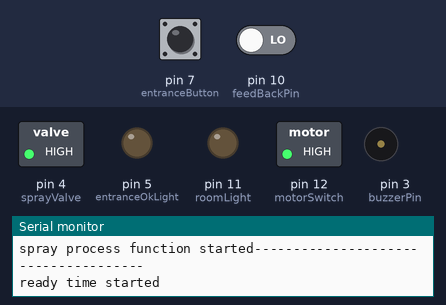
Bench run of a sketch on a simulated Arduino Uno, built with avr-gcc and run on an emulated ATmega328P. Shown: switched loads named in the sketch (green lamp = pin HIGH), output pins drawn as LEDs (lit = HIGH), buzzer (waves = sounding), the last lines printed to the serial monitor. Inputs (shaded band) come from the test bench; at power-on: pin 7 (entranceButton) HIGH, pin 10 (feedBackPin) LOW. Pins used as bus, display or sensor lines are not drawn.

Above: at 0.2 s.
At 25.3 s:
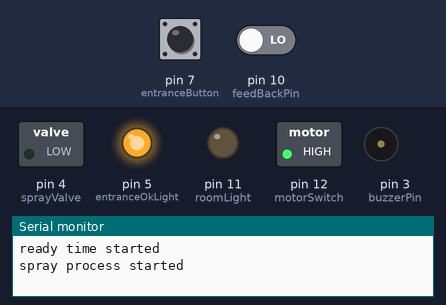
At 35.3 s:
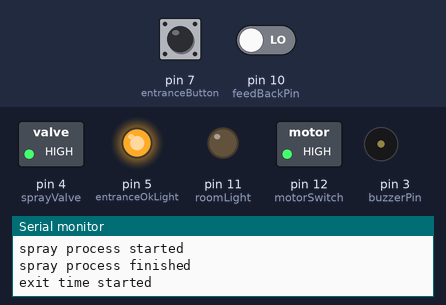
Timing chart, 0 to 36.8 s (numbered marks = the images above):
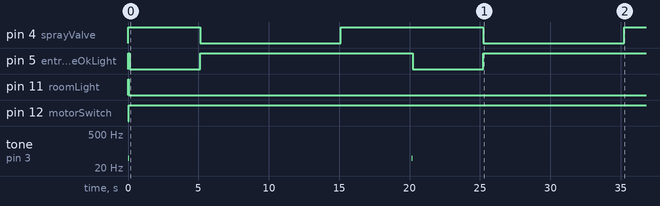

Measured:
- by itself, pin 4 (sprayValve): alternates HIGH for 10.1 s and LOW for 10.0 s
- by itself, pin 5 (entranceOkLight): alternates HIGH for 15.1 s and LOW for 5.0 s
- by itself, pin 11 (roomLight): HIGH → LOW at 0.05 s
- by itself, pin 12 (motorSwitch): LOW → HIGH at 0.05 s
- by itself, tone on pin 3 (buzzerPin): alternates 50 Hz for 0.05 s and silent for 20.1 s

The sketch:

HospitalSafetyProject.ino
```cpp
/*-------------READ THIS-------------
  when push button set, if button clicked value of input should be zero
*/


const int buzzerPin = 3;

int buttonClickIndicatingLight = 3; // choose the pin for the LED
int entranceButton = 7;   // This pin is declared for entance button
int entranceButtonStatus = 0;     // this is used as flag to check wheather push button is pushed or not

//This is for Valve
const int motorSwitch = 12; //Declare and initialized circulatin valve. This is working when no one is in the room
const int sprayValve = 4; //Declare and initialized spray valve. This is working when someone is in the room

//This is for indicatig lights
const int entranceOkLight = 5; //this are used for indicating of working of circulatingValve
const int roomLight = 11; //this are used for indicating of working of sprayValve

const int feedBackPin = 10; // this is used for get feedback of motor

//---------------Time Adjustments----------------
//all times are measured from milliseconds

//** unsigned integer used because delay function maximum delay is 32000 ms if it is a signed integer
unsigned const int readyTime = 5000; //This time is used to be ready to enter
unsigned const int sprayTime = 10000; //this time is used to spray
unsigned const int motorInitializeTime = 5000;
unsigned const int personExitTime = 5000; //this time varaibe is used to give a time for exiting
const double maximumNoWorkingTime = 120000; // system waiting time for shutdowning
unsigned const int motorFeedbackDelayTime = 2000; //this variable delay motor if wrong input is coming

double  startTime;
double endTime;

//-----------------------------------------------
boolean motorIsWorking = false;
boolean flag = false;
boolean motorDelayWithFeedback = true;

int buttonClickedCount = 0;

void setup() {
  Serial.begin(9600);

  pinMode(buttonClickIndicatingLight, OUTPUT);  // declare LED as output
  pinMode(entranceButton, INPUT);    // declare pushbutton as input
  pinMode(feedBackPin, INPUT); //declare

  //This is for valves
  pinMode(motorSwitch, OUTPUT); //Set circulating valve pin as output
  pinMode(entranceOkLight, OUTPUT); //Set circulating valve light pin as output
  pinMode(sprayValve, OUTPUT); //Set spray valve pin as output
  pinMode(roomLight, OUTPUT); //Set spray valve light pin as output
  digitalWrite(sprayValve, !LOW); //Set value of spray valve as 0, because if it is one from the start that will be a problem
  digitalWrite(roomLight, !LOW); //Set value of spray valve light as 0
  digitalWrite(entranceOkLight, !LOW);
  digitalWrite(motorSwitch, LOW);

  //switchOnMotor();

  startTime = millis();
  motorDelayWithFeedback = true;
}

void loop() {
  if (digitalRead(feedBackPin) == HIGH && motorDelayWithFeedback == true) {
    delay(motorFeedbackDelayTime);
    motorDelayWithFeedback = false;
  }

  entranceButtonStatus = digitalRead(entranceButton);  // read input value
  //Serial.println(entranceButtonStatus);


  if (entranceButtonStatus == LOW) {         // check if the input is HIGH (button released)
    digitalWrite(buttonClickIndicatingLight, LOW);  // turn LED OFF
    buttonClickedCount = 0;
  } else {
    buttonClickedCount += 1;
  }

  if (buttonClickedCount >= 5 ) {
    buttonClickedCount = 0;

    motorDelayWithFeedback = true;

    buzzerTone();
    if (motorIsWorking == false && digitalRead(feedBackPin) == HIGH) { //motor has physically Off
      switchOnMotor(true);
    }
    else if (motorIsWorking == false && digitalRead(feedBackPin) == LOW) { //motor has physically on
      switchOnMotor(false);
    }

    digitalWrite(buttonClickIndicatingLight, HIGH);  // turn LED ON
    startTime = millis();
    sprayProcess();

  }

  endTime = millis();

  if ((endTime - startTime >= maximumNoWorkingTime) && motorIsWorking == true) {
    switchOffMotor();
  }

  //Serial.print(maximumNoWorkingTime);
  //Serial.print(" , ");
  //Serial.println(endTime - startTime);


}
void buzzerTone() {
  pinMode(buzzerPin, OUTPUT);
  tone(buzzerPin, 50);
  delay(50);
  noTone(buzzerPin);
}

void switchOnMotor(boolean withInit) {
  motorIsWorking = true;
  digitalWrite(roomLight, !HIGH);
  digitalWrite(motorSwitch, HIGH); //Set value of circulating valve as 1, because it should start and work from the begining
  Serial.println("Motor has started");
  if (withInit) { //wait if the motor has stopped
    delay(motorInitializeTime);
  }
  Serial.println("Motor is properly working");
}
void switchOffMotor() {
  motorIsWorking = false;
  digitalWrite(roomLight, !LOW);
  digitalWrite(motorSwitch, LOW); //Set value of circulating valve as 1, because it should start and work from the begining
  Serial.println("Motor has switcheOff");
}

void sprayProcess() {
  Serial.println("spray process function started-------------------------------------");
  Serial.println("ready time started");
  digitalWrite(entranceOkLight, !HIGH);
  delay(readyTime);
  digitalWrite(entranceOkLight, !LOW);
  Serial.println("spray process started");
  digitalWrite(sprayValve, !HIGH);
  delay(sprayTime);
  digitalWrite(sprayValve, !LOW);
  Serial.println("spray process finished");
  Serial.println("exit time started");
  delay(personExitTime);
  Serial.println("exit time finished");
  Serial.println("spray process function finished-------------------------------------");
}
```
